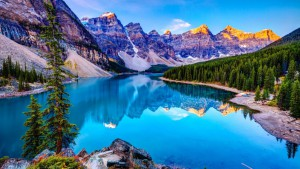
#> input picture manzara.jpg, 300 x 169 px
$ python Week_1.py
#> lines starting #> are read from the running program, lines starting #| are printed output that depends on the picture
import os
import numpy as np
import matplotlib.pyplot as plt
print(os.getcwd())
print(os.listdir())
im_1=plt.imread("manzara.jpg")
#> im_1 is the input picture: shape (169, 300, 3); mean R, G, B 66.5, 116.2, 149.3
print(im_1.ndim)#boyut bilgisi
#| 3
print(type(im_1))
#| <class 'numpy.ndarray'>
print(im_1.shape)#yükseklik genişlik ve rgb
#| (169, 300, 3)
print(im_1[100,100,:])#enerji seviye
#| [  0  97 148]
m,n,p=im_1.shape
#> m = 169; n = 300; p = 3
#fotoğraf gösterimi
plt.imshow(im_1)
plt.show()

new_image=np.zeros((m,n),dtype=float)
for i in range(m):
    for j in range(n):
        s=(im_1[i,j,0]+im_1[i,j,1]+im_1[i,j,2])/3
        new_image[i,j]=s
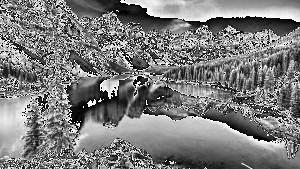
#> new_image: shape (169, 300) float64; min 0, max 85, mean 41.4; drawn with min black and max white
#plt.imshow(new_image,cmap="gray")#siyah beyaz
#plt.show()

plt.imsave("test.png",new_image,cmap="gray")


new_image=np.zeros((n,m),dtype=float)
for i in range(m):
    for j in range(n):
        s=(im_1[i,j,0]+im_1[i,j,1]+im_1[i,j,2])/3
        new_image[j,i]=s
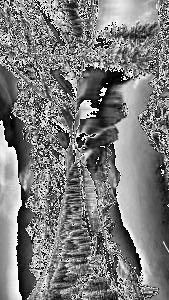
#> new_image: shape (300, 169) float64; min 0, max 85, mean 41.4; drawn with min black and max white
plt.imshow(new_image,cmap="gray")
plt.show()

$ run again, with truva.jpg copied over manzara.jpg
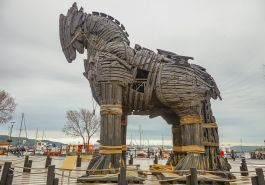
#> input picture truva.jpg, 265 x 185 px
#> im_1 is the input picture: shape (185, 265, 3); mean R, G, B 159.7, 155.9, 147.4
#| 3
#| <class 'numpy.ndarray'>
#| (185, 265, 3)
#| [92 84 71]
#> after the loop `for i in range(m):`:
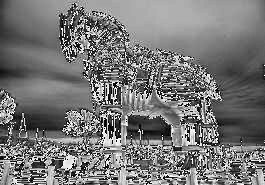
#> new_image: shape (185, 265) float64; min 0, max 85, mean 39.7; drawn with min black and max white
#> after the loop `for i in range(m):`:
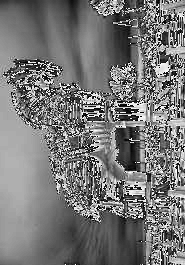
#> new_image: shape (265, 185) float64; min 0, max 85, mean 39.7; drawn with min black and max white
